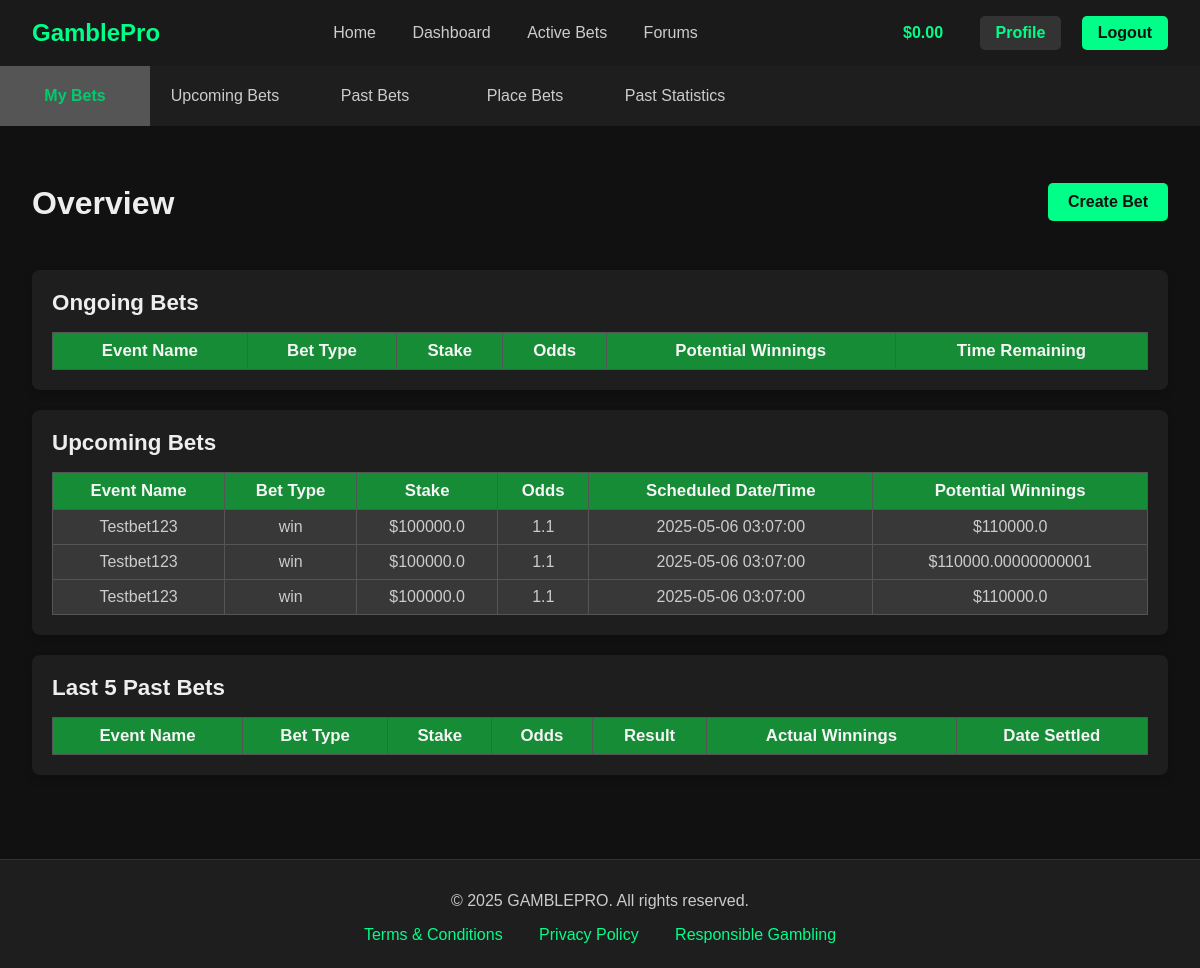
The page /dashboard (signed in) on the database its author committed.
### proj_models.py (models this page shows, shortened)
class Bet(db.Model):
    id = db.Column(db.Integer, primary_key=True)
    user_id = db.Column(db.Integer, db.ForeignKey('user.id'), nullable=False)
    event_name = db.Column(db.String(100), nullable=False)  # Name of the event
    bet_type = db.Column(db.String(50), nullable=False)  # User's bet type (e.g., "win" or "loss")
    stake_amount = db.Column(db.Float, nullable=False)  # Amount the user bet
    odds = db.Column(db.Float, nullable=False)  # Odds for the bet
    potential_winnings = db.Column(db.Float, nullable=False)  # Potential winnings
    actual_winnings = db.Column(db.Float, nullable=True)  # Winnings after the event
    scheduled_time = db.Column(db.DateTime, nullable=False)  # When the event is scheduled
    duration = db.Column(db.Integer, nullable=False)  # Duration in hours
    status = db.Column(db.String(50), nullable=False, default="Upcoming")  # Bet status: Upcoming, Ongoing, Completed
    event_outcome = db.Column(db.String(50), nullable=True)  # Outcome of the event (e.g., "win" or "loss")
    date_settled = db.Column(db.DateTime, nullable=True)  # When the bet was settled
    created_at = db.Column(db.DateTime, default=datetime.utcnow)  # When the bet was created

### app.py (the view)
@app.route("/dashboard")
def dashboard():
    if session['logged_in']:
        return handle_dashboard(userid=session['userID'])

### templates/dashboard.html (shortened to what this page needs)
{% extends "base.html" %}
{% block content %}
<div class="dashboard-wrapper">
  <div class="topbar">
    <div class="menu-item active" onclick="showTab('overview')">My Bets</div>
    <div class="menu-item" onclick="showTab('ubets')">Upcoming Bets</div>
    <div class="menu-item" onclick="showTab('pbets')">Past Bets</div>
    <div class="menu-item" onclick="showTab('available')">Place Bets</div>
    <div class="menu-item" onclick="showTab('stats')">Past Statistics</div>
  </div>
  <div id="overview" class="tab-content" style="display:block;">
    <div class="content-container">
      <div class="overview-header">
        <h2>Overview</h2>
        <button class="create-bet-btn" onclick="window.location.href='/create_bet'">Create Bet</button>
      </div>
      <div class="widget">
        <h3>Ongoing Bets</h3>
        <table class="widget-table">
          <thead>
            <tr>
              <th>Event Name</th>
              <th>Bet Type</th>
              <th>Stake</th>
              <th>Odds</th>
              <th>Potential Winnings</th>
              <th>Time Remaining</th>
            </tr>
          </thead>
        </table>
      </div>
      <div class="widget">
        <h3>Upcoming Bets</h3>
        <table class="widget-table">
          <thead>
            <tr>
              <th>Event Name</th>
              <th>Bet Type</th>
              <th>Stake</th>
              <th>Odds</th>
              <th>Scheduled Date/Time</th>
              <th>Potential Winnings</th>
            </tr>
          </thead>
          <tbody>
            {% for bet in upcoming_bets %}
            <tr>
              <td>{{ bet.event_name }}</td>
              <td>{{ bet.bet_type }}</td>
              <td>${{ bet.stake_amount }}</td>
              <td>{{ bet.odds }}</td>
              <td>{{ bet.scheduled_time }}</td>
              <td>${{ bet.potential_winnings }}</td>
            </tr>
            {% endfor %}
          </tbody>
        </table>
      </div>
      <div class="widget">
        <h3>Last 5 Past Bets</h3>
        <table class="widget-table">
          <thead>
            <tr>
              <th>Event Name</th>
              <th>Bet Type</th>
              <th>Stake</th>
              <th>Odds</th>
              <th>Result</th>
              <th>Actual Winnings</th>
              <th>Date Settled</th>
            </tr>
          </thead>
        </table>
      </div>
    </div>
  </div>
</div>
{% endblock %}

### templates/base.html (shortened to what this page needs)
<!DOCTYPE html>
<html lang="en">
<head>
  <link rel="stylesheet" href="{{ url_for('static', filename='css/style.css') }}">
</head>
<body>
  <header>
    <div class="logo">
      <a class = "logo" href="{{url_for('global_home') }}">GamblePro</a>
    </div>
    {% if session.get('logged_in') %}
    <nav>
      <a href="{{ url_for('global_home') }}">Home</a>
      <a href="{{ url_for('dashboard') }}">Dashboard</a>
      <a href="{{ url_for('active_bets') }}">Active Bets</a>
      <a href="{{ url_for('forum') }}">Forums</a>
    </nav>
    <div class="authed">
      {% if session.get('currency') %}
      <a href="{{ url_for('currency') }}" class="currency">${{ session.currency | pretty_currency }}</a>
      {% else %}
      <a href="{{ url_for('currency') }}" class="currency">$0.00</a>
      {% endif %}
      <a href="{{ url_for('profile') }}" class="profile">Profile</a>
      <a href="/logout" class="logout">Logout</a>
    </div>
    {% endif %}
  </header>
  <main>
    {% block content %}{% endblock %}
  </main>
  <footer>
    <div class="footer-content">
      <p>&copy; 2025 GAMBLEPRO. All rights reserved.</p>
      <nav>
        <a href="#">Terms & Conditions</a>
        <a href="#">Privacy Policy</a>
        <a href="#">Responsible Gambling</a>
      </nav>
    </div>
  </footer>
</body>
</html>

### static/css/style.css (style rules this page uses)
body { margin: 0; font-family: Arial, sans-serif; background-color: #111; color: #fff; }
header { background-color: #1a1a1a; padding: 1rem 2rem; display: flex; justify-content: space-between; align-items: center; }
.logo { font-size: 1.5rem; color: #00ff88; font-weight: bold; text-decoration: none; }
nav a { margin: 0 1rem; color: #ccc; text-decoration: none; }
.auth a, .authed a { display: inline-block; margin-left: 1rem; padding: 0.5rem 1rem; border: none; cursor: pointer; text-decoration: none; font-size: 1rem; font-weight: bold; border-radius: 5px; transition: background-color 0.3s ease, transform 0.3s ease; }
.authed .profile { background-color: #333; color: #00ff88; }
.authed .logout { background-color: #00ff88; color: #111; }
footer { width: 100%; background-color: #1e1e1e; color: #fff; padding: 1.5rem 2rem; text-align: center; border-top: 1px solid #333; margin-top: 2rem; box-sizing: border-box; }
footer .footer-content { max-width: 1200px; margin: 0 auto; }
footer p { margin: 0.5rem 0; font-size: 1rem; color: #ccc; }
footer nav { margin-top: 1rem; }
footer nav a { color: #00ff88; text-decoration: none; margin: 0 1rem; font-size: 1rem; transition: color 0.3s ease; }
.dashboard-wrapper { display: flex; flex-direction: column; }
.topbar { height: 60px; width: 100%; background-color: #1e1e1e; display: flex; }
.menu-item { color: #ccc; text-decoration: none; cursor: pointer; width: 150px; height: 60px; display: flex; align-items: center; justify-content: center; transition: background-color 0.3s, color 0.3s; }
.menu-item.active { background-color: #555; color: #00cc6e; font-weight: bold; }
.tab-content { display: none; padding: 1rem; }
.tab-content h2 { font-size: 2rem; margin-bottom: 1.5rem; color: #eee; text-align: left; }
.content-container { max-width: 2000px; margin: 0 auto; padding: 1rem; }
.widget { margin-bottom: 20px; padding: 20px; background-color: #1e1e1e; border-radius: 8px; box-shadow: 0 4px 8px rgba(0, 0, 0, 0.2); }
.widget h3 { margin-top: 0; margin-bottom: 1rem; color: #eee; font-size: 1.4rem; }
table, .widget-table { width: 100%; border-collapse: collapse; margin-top: 1rem; color: #ccc; }
th, td, .widget-table th, .widget-table td { border: 1px solid #555; padding: 8px; text-align: center; }
th, .widget-table th { background-color: #158c35; color: #f5f5f5; font-size: 1.05rem; font-weight: 600; }
td, .widget-table td { background-color: #383838; color: #ccc; }
tbody tr:nth-child(odd) { background-color: #1f1f1f; }
tbody tr:nth-child(even) { background-color: #292929; }
button, .create-bet-btn, .place-bet-btn { padding: 10px 20px; font-size: 1rem; font-weight: bold; border: none; border-radius: 5px; cursor: pointer; transition: background-color 0.3s ease, transform 0.2s ease; }
.create-bet-btn { background-color: #00ff88; color: #111; }
.overview-header { display: flex; justify-content: space-between; align-items: center; margin-bottom: 1.5rem; }
.currency { color: #00ff88; text-decoration: none; }

### rows shown on the page
Bet: event_name "Testbet123", bet_type "win", stake_amount "100000.0", odds "1.1", scheduled_time "2025-05-06 03:07:00", potential_winnings "110000.0"
Bet: event_name "Testbet123", bet_type "win", stake_amount "100000.0", odds "1.1", scheduled_time "2025-05-06 03:07:00", potential_winnings "110000.00000000001"
Bet: event_name "Testbet123", bet_type "win", stake_amount "100000.0", odds "1.1", scheduled_time "2025-05-06 03:07:00", potential_winnings "110000.0"
